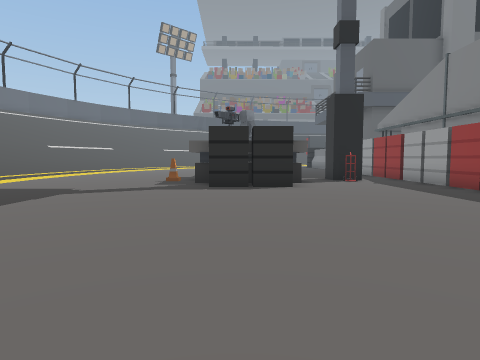
View 1 (above)

24 first-person views from a walk through a Unity game level. The camera is 1.5 m above the floor, tilts 4° down and sees 75° across. The floor is counted in squares, 2 m on a side. Each view is taken from the middle of a square. On the plan, view 1 faces up. The plan holds only what a view shows up to about 10 squares ahead; the rest is blank. The place goes on beyond the plan. Some surface patterns are stand-ins.

View 2
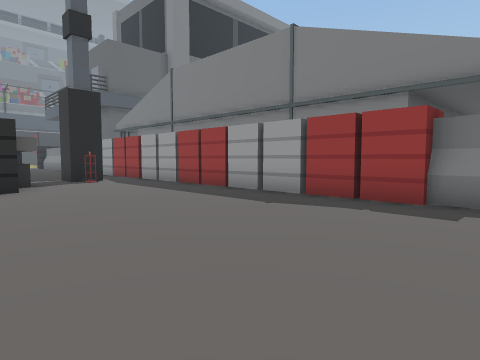

View 3
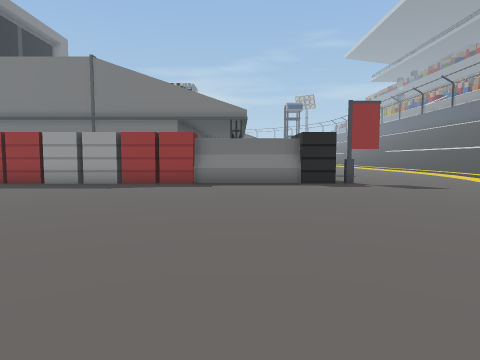

View 4
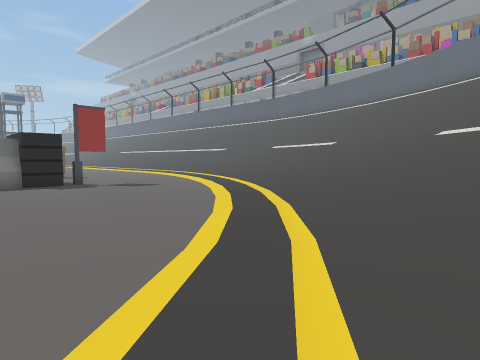

View 5
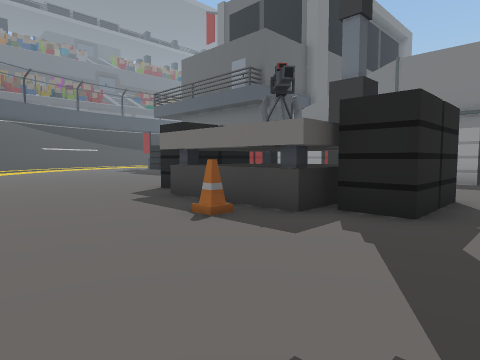

View 6
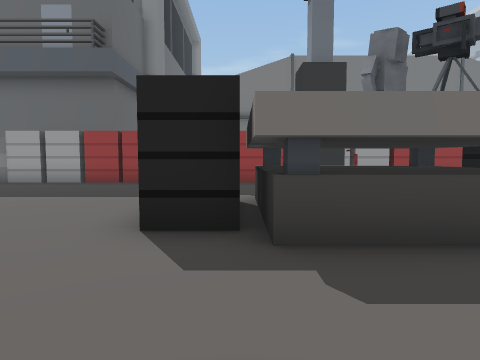

View 7
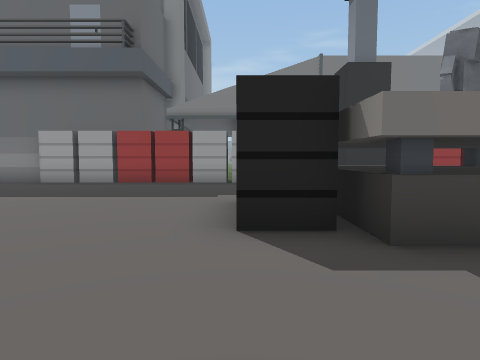

View 8
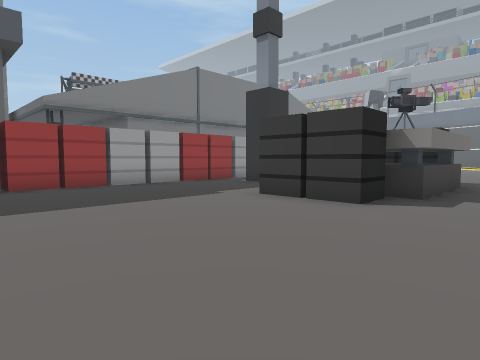

View 9
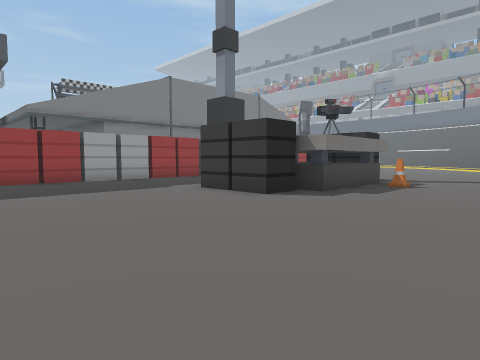

View 10
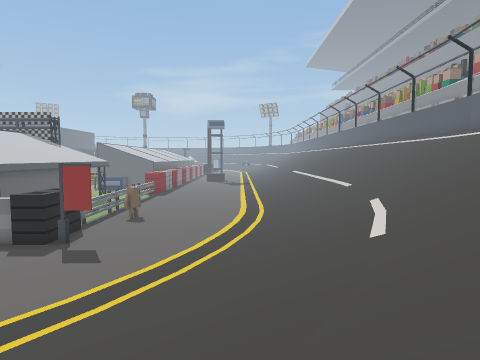

View 11
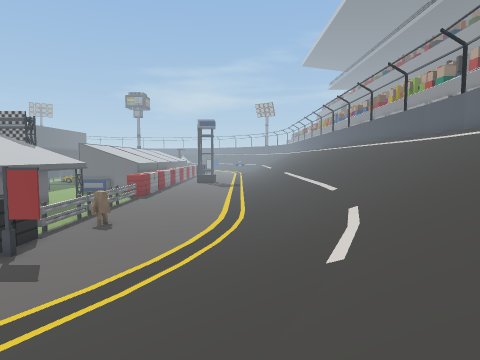

View 12
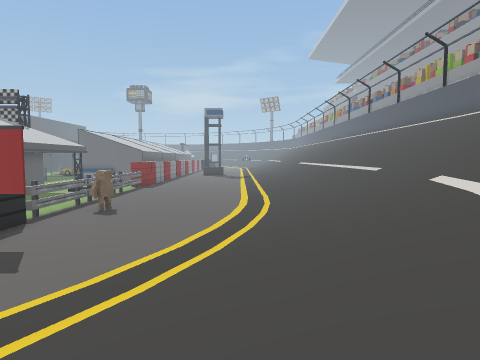

View 13
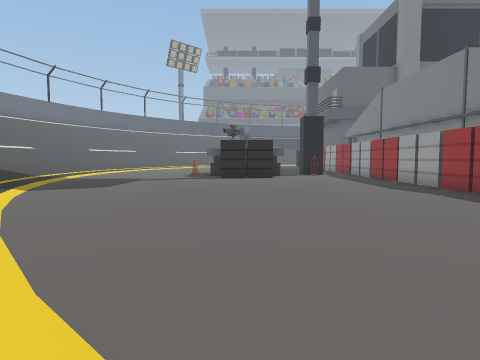

View 14
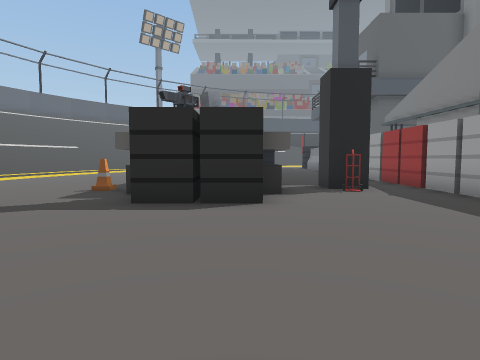

View 15
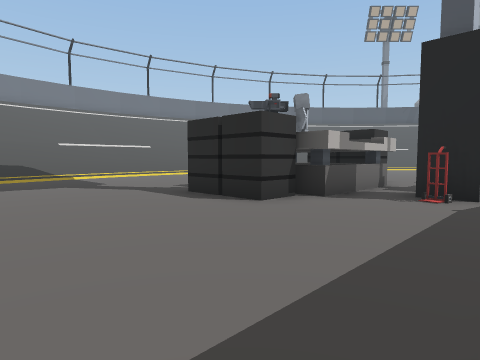

View 16
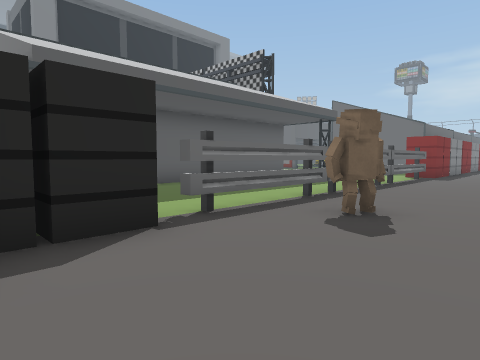

View 17
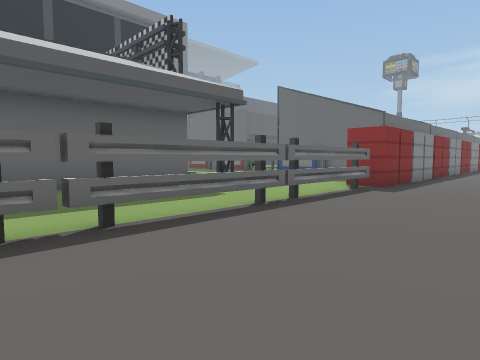

View 18
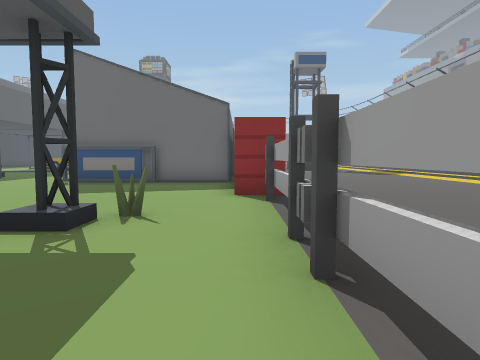

View 19
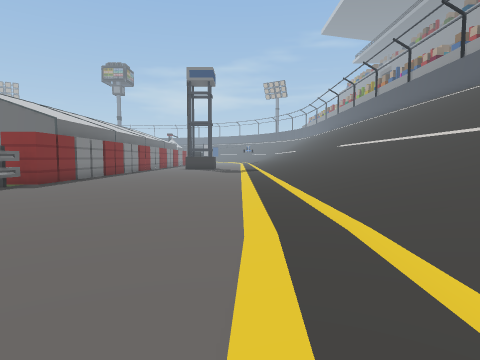

View 20
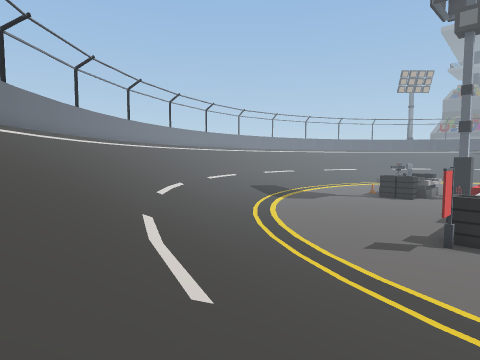

View 21
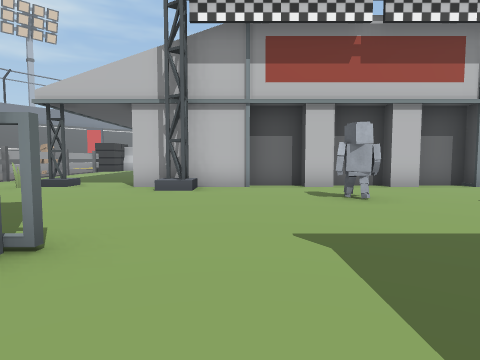

View 22
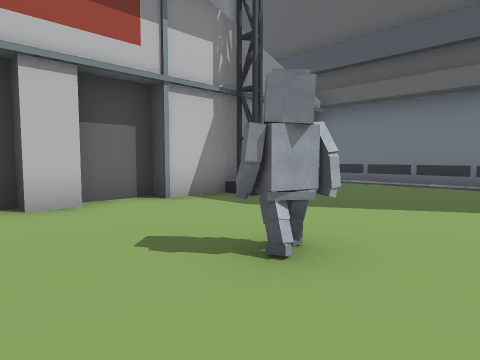

View 23
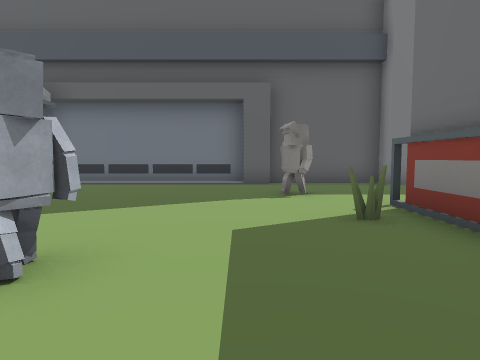

View 24
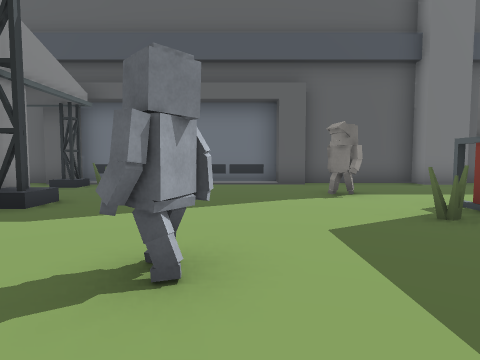

### Floor plan
Key: @ floor where view 1 was taken; # wall or solid block; x gap in a wall; . main floor; : floor 0.25 m higher than the main floor; + floor 0.5 m higher than the main floor; * floor 0.75 m higher than the main floor; % floor 1 m higher than the main floor; & floor 1.25 m higher than the main floor; / step, stairs or slope; = window, fence, low wall or low ledge; C cart; F flag; N cone; T thing the floor can be seen under or through; O other object.
Columns run from 5 left of view 1 to 28 right of it. Each row starts with its distance up from view 1.
 19 ...........#
 18 ...........#        ##############
 17 ...........#        .#.....##...#.
 16 ...........#         .#O.........
 15 ...........#          ......O...
 14  ....OO....#          #.....O...
 13 .....##....#          #......#.
 12 ....=##=...#         ##......##
 11 ....####x#.#         #....... #
 10 ...N####.C.#         #...O...
  9 .....OO....#         #.......
  8 .....OO....#         #......
  7 ...........#         #..O....
  6 ...........#         #........
  5 ...........#         ##........
  4 ...........#         ##.......
  3 ...........#    #######....##
  2 ...........#    . .  ......#
  1 :..........#   .. . ....... #
  0 :....@.....#  ..  . ..#.....#
 -1 /:.........#  ........O.....#
 -2 /+:........#O............#  #
 -3 //::.......FO.TTTTTTTTTTx###
 -4 ///::..........O.............
 -5  ///::.......................
 -6  ////+:......................
 -7  /////+::......  ............
 -8  /////*++::.... .............
 -9  //////%*++::::........... ..
-10  ////////%**+++ ::::::::::
-11   /////////&%**  +++++++++
-12   /////////////   &&&&&&&&
-13   /////////////     //////
-14    ////////////      /////
-15         ///////       ////
-16          //////         //
-17            //

Positions as (right, up) in squares from view 1, and headings:
1: (0, 0), facing up
2: (0, 0), facing up-right
3: (-4, 0), facing right
4: (-5, 0), facing down-right
5: (-5, 7), facing up-right
6: (-4, 13), facing right
7: (-4, 14), facing right
8: (-3, 19), facing down-right
9: (-5, 19), facing down-right
10: (-4, -9), facing right
11: (-3, -10), facing right
12: (-1, -9), facing right
13: (0, -5), facing up
14: (1, 3), facing up
15: (5, 4), facing up-left
16: (6, -6), facing up-right
17: (11, -6), facing up-right
18: (13, -2), facing right
19: (10, -9), facing right
20: (8, -15), facing up-left
21: (25, 5), facing left
22: (22, 8), facing up-left
23: (22, 8), facing up
24: (21, 8), facing up
